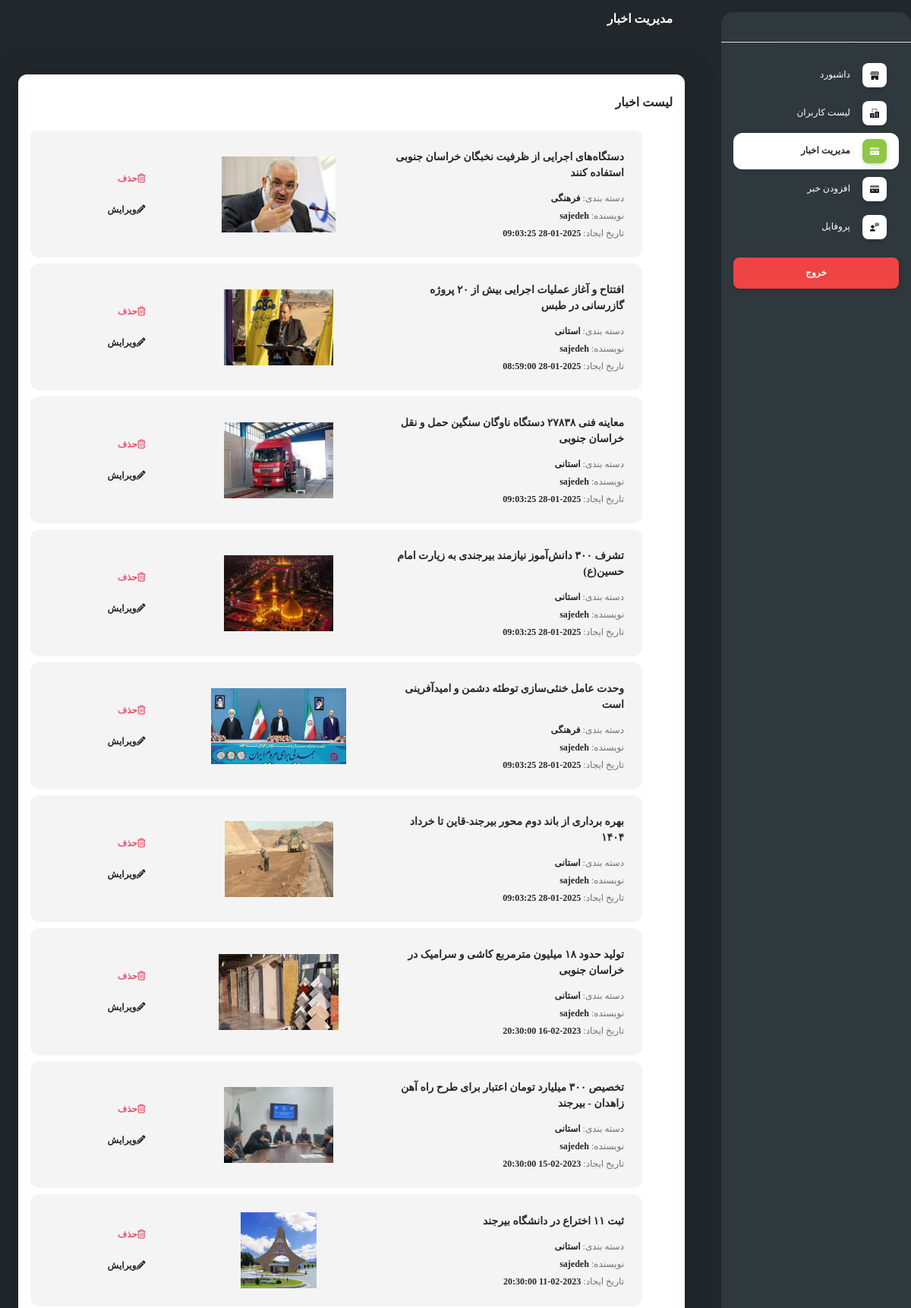
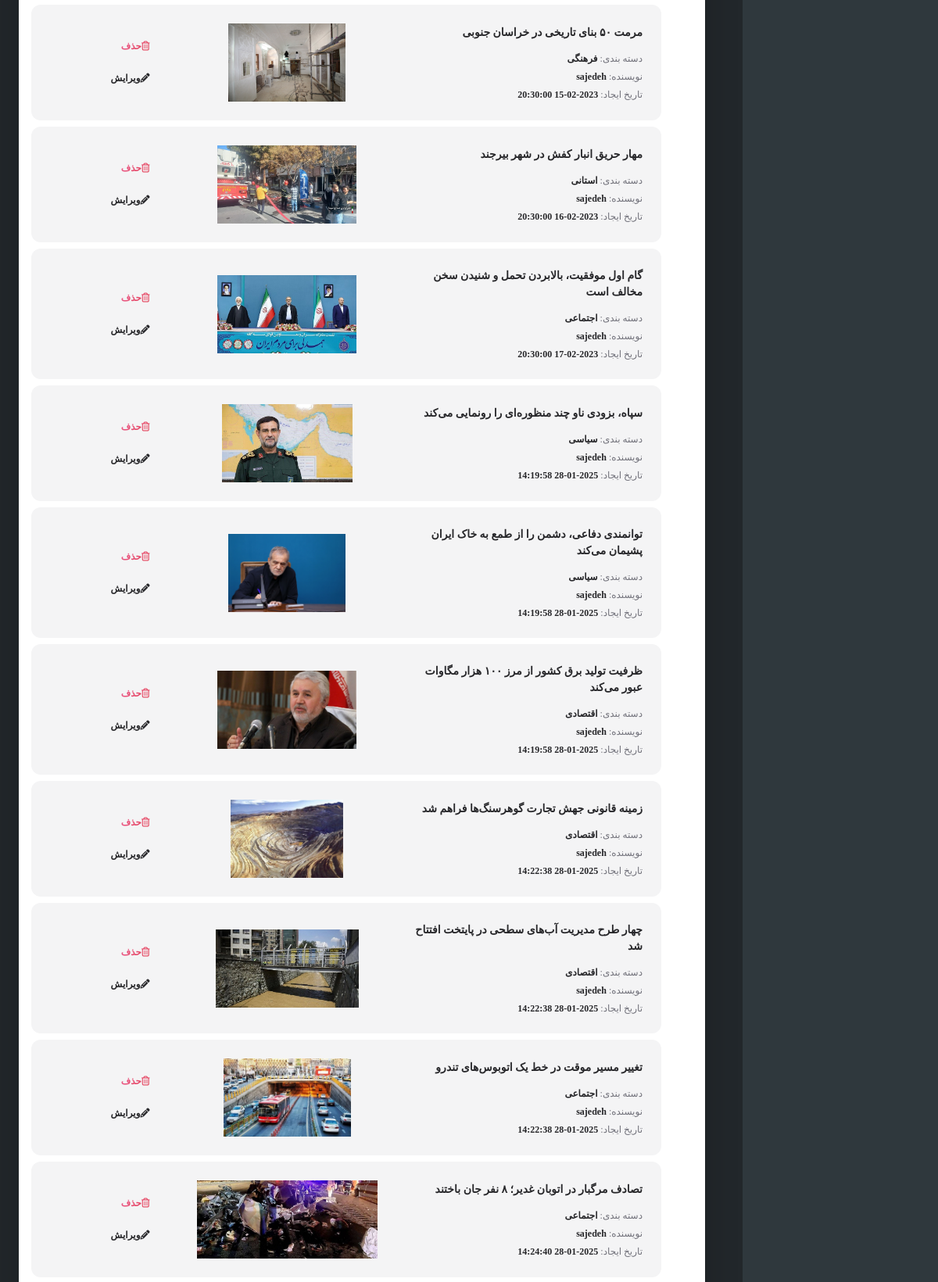
Screenshot of /pages/admin/news_managment.php (upper part) with the database file from the repository (2 pictures, top to bottom).
### tables this page shows
CREATE TABLE `posts` (
  `id` int(11) NOT NULL,
  `user_id` int(11) NOT NULL,
  `title` varchar(255) NOT NULL,
  `content` text NOT NULL,
  `image` varchar(255) DEFAULT NULL,
  `category_id` int(11) DEFAULT NULL,
  `author_id` int(11) DEFAULT NULL,
  `created_at` timestamp NOT NULL DEFAULT current_timestamp(),
  `updated_at` timestamp NULL DEFAULT NULL ON UPDATE current_timestamp()
);

CREATE TABLE `categories` (
  `id` int(11) NOT NULL,
  `name` varchar(50) NOT NULL,
  `created_at` timestamp NOT NULL DEFAULT current_timestamp()
);

CREATE TABLE `users` (
  `id` int(11) NOT NULL,
  `username` varchar(50) NOT NULL,
  `password` varchar(255) NOT NULL,
  `email` varchar(100) NOT NULL,
  `is_online` tinyint(1) DEFAULT 0,
  `role` enum('admin','author','user') NOT NULL DEFAULT 'user'
);

### config/db.php (called while the page is built, shortened)
<?php
require_once 'config.php';
function db_query($query, $params = []) {
    global $conn;
    $stmt = $conn->prepare($query);
    if (!$stmt->execute()) {
        error_log("خطا در اجرای کوئری: " . $stmt->error);
        return null;
    }
    $result = $stmt->get_result();
    return $result && $result->num_rows > 0 ? $result->fetch_all(MYSQLI_ASSOC) : null;
}
?>

### pages/admin/news_managment.php (the view, shortened to what this page needs)
<?php
require_once __DIR__ . '/../../config/db.php';
?>
<!DOCTYPE html>
<html lang="fa" dir="rtl">
<head>
  <link href="https://demos.creative-tim.com/soft-ui-dashboard/assets/css/nucleo-icons.css" rel="stylesheet" />
  <link href="https://demos.creative-tim.com/soft-ui-dashboard/assets/css/nucleo-svg.css" rel="stylesheet" />
  <link id="pagestyle" href="../../assets/css/soft-ui-dashboard.css?v=1.1.0" rel="stylesheet" />
</head>
<body class="g-sidenav-show" style="background-color: #22272b;">
  <?php include 'sidebar.php'; ?>
  <main class="main-content position-relative max-height-vh-100 h-100 border-radius-lg ">
    <nav class="navbar navbar-main navbar-expand-lg px-0 mx-4 shadow-none border-radius-xl" id="navbarBlur" navbar-scroll="true">
      <div class="container-fluid py-1 px-3">
        <nav aria-label="breadcrumb">
          <h6 class="font-weight-bolder text-white mb-0">مدیریت اخبار</h6>
        </nav>
      </div>
    </nav>
    <?php
    require_once '../../config/db.php';
    $news = db_query("SELECT p.id, p.title, p.content, p.image, c.name as category, u.username as author, p.created_at FROM posts p
                  JOIN categories c ON p.category_id = c.id
                  JOIN users u ON p.user_id = u.id");
    ?>
    <div class="container-fluid py-4">
      <div class="row">
        <div class="col-12 mt-4">
          <div class="card">
            <div class="card-header pb-0 px-3">
              <h6 class="mb-0">لیست اخبار</h6>
            </div>
            <div class="card-body pt-4 p-3">
              <ul class="list-group">
                <?php foreach ($news as $item): ?>
                  <li class="list-group-item border-0 d-flex justify-content-between align-items-center p-4 mb-2 bg-gray-100 border-radius-lg">
                    <div class="d-flex flex-column  " style="width: 40%">
                      <h6 class="mb-3 text-sm"><?= htmlspecialchars($item['title']) ?></h6>
                      <span class="mb-2 text-xs">دسته بندی: <span class="text-dark font-weight-bold ms-sm-2"><?= htmlspecialchars($item['category']) ?></span></span>
                      <span class="mb-2 text-xs">نویسنده: <span class="text-dark font-weight-bold ms-sm-2"><?= htmlspecialchars($item['author']) ?></span></span>
                      <span class="text-xs">تاریخ ایجاد: <span class="text-dark font-weight-bold ms-sm-2"><?= $item['created_at'] ?></span></span>
                    </div>
                    <div class="ml-3 " style="width: 35%; height: 100px;">
                      <img src="<?php echo SITE_URL; ?>pages/uploads/<?= htmlspecialchars($item['image']) ?>" alt="News Image" class="news-image border-radius-lg " style="object-fit:contain; width: 100%; height:100%;">
                    </div>
                    <div class="text-end" style="width: 20%">
                      <a class="btn btn-link text-danger text-gradient px-3 mb-0 <?= ($_SESSION['role'] !== 'admin' && $_SESSION['role'] !== 'author') ? 'disabled-link' : '' ?>"
                        href="<?= ($_SESSION['role'] === 'admin' || $_SESSION['role'] === 'author') ? 'javascript:void(0);' : '#' ?>"
                        <?= ($_SESSION['role'] !== 'admin' && $_SESSION['role'] !== 'author') ? 'style="pointer-events: auto; color: #6c757d;"' : 'onclick="confirmDelete(' . $item['id'] . ')"' ?>>
                        <i class="far fa-trash-alt me-2"></i>حذف
                      </a>
                      <a class="btn btn-link text-dark px-3 mb-0 <?= ($_SESSION['role'] !== 'admin' && $_SESSION['role'] !== 'author') ? 'disabled-link' : '' ?>"
                        href="<?= ($_SESSION['role'] === 'admin' || $_SESSION['role'] === 'author') ? 'edit_news.php?id=' . $item['id'] : '#' ?>"
                        <?= ($_SESSION['role'] !== 'admin' && $_SESSION['role'] !== 'author') ? 'style="pointer-events: auto; color: #6c757d;"' : '' ?>>
                        <i class="fas fa-pencil-alt text-dark me-2"></i>ویرایش
                      </a>
                    </div>
                  </li>
                <?php endforeach; ?>
              </ul>
            </div>
          </div>
        </div>
      </div>
    </div>
  </main>
</body>
</html>

### pages/admin/sidebar.php (style rules this page uses)
.disabled-link { color: #6c757d !important; cursor: not-allowed !important; }

### rows the page displays
posts: title "دستگاه‌های اجرایی از ظرفیت نخبگان خراسان جنوبی استفاده کنند", category.name "فرهنگی", user.username "sajedeh", created_at "2025-01-28 09:03:25", image (picture)
posts: title "افتتاح و آغاز عملیات اجرایی بیش از ۲۰ پروژه گازرسانی در طبس", category.name "استانی", user.username "sajedeh", created_at "2025-01-28 08:59:00", image (picture)
posts: title "معاینه فنی ۲۷۸۳۸ دستگاه ناوگان سنگین حمل و نقل خراسان جنوبی", category.name "استانی", user.username "sajedeh", created_at "2025-01-28 09:03:25", image (picture)
posts: title "تشرف ۳۰۰ دانش‌آموز نیازمند بیرجندی به زیارت امام حسین(ع)", category.name "استانی", user.username "sajedeh", created_at "2025-01-28 09:03:25", image (picture)
posts: title "وحدت عامل خنثی‌سازی توطئه دشمن و امیدآفرینی است", category.name "فرهنگی", user.username "sajedeh", created_at "2025-01-28 09:03:25", image (picture)
posts: title "بهره برداری از باند دوم محور بیرجند-قاین تا خرداد ۱۴۰۴", category.name "استانی", user.username "sajedeh", created_at "2025-01-28 09:03:25", image (picture)
posts: title "تولید حدود ۱۸ میلیون مترمربع کاشی و سرامیک در خراسان جنوبی", category.name "استانی", user.username "sajedeh", created_at "2023-02-16 20:30:00", image (picture)
posts: title "تخصیص ۳۰۰ میلیارد تومان اعتبار برای طرح راه آهن زاهدان - بیرجند", category.name "استانی", user.username "sajedeh", created_at "2023-02-15 20:30:00", image (picture)
posts: title "ثبت ۱۱ اختراع در دانشگاه بیرجند", category.name "استانی", user.username "sajedeh", created_at "2023-02-11 20:30:00", image (picture)
posts: title "مرمت ۵۰ بنای تاریخی در خراسان جنوبی", category.name "فرهنگی", user.username "sajedeh", created_at "2023-02-15 20:30:00", image (picture)
posts: title "مهار حریق انبار کفش در شهر بیرجند", category.name "استانی", user.username "sajedeh", created_at "2023-02-16 20:30:00", image (picture)
posts: title "گام اول موفقیت، بالابردن تحمل و شنیدن سخن مخالف است", category.name "اجتماعی", user.username "sajedeh", created_at "2023-02-17 20:30:00", image (picture)
posts: title "سپاه، بزودی ناو چند منظوره‌ای را رونمایی می‌کند", category.name "سیاسی", user.username "sajedeh", created_at "2025-01-28 14:19:58", image (picture)
posts: title "توانمندی‌ دفاعی، دشمن را از طمع به خاک ایران پشیمان می‌کند", category.name "سیاسی", user.username "sajedeh", created_at "2025-01-28 14:19:58", image (picture)
posts: title "ظرفیت تولید برق کشور از مرز ۱۰۰ هزار مگاوات عبور می‌کند", category.name "اقتصادی", user.username "sajedeh", created_at "2025-01-28 14:19:58", image (picture)
posts: title "زمینه قانونی جهش تجارت گوهرسنگ‌ها فراهم شد", category.name "اقتصادی", user.username "sajedeh", created_at "2025-01-28 14:22:38", image (picture)
posts: title "چهار طرح مدیریت آب‌های سطحی در پایتخت افتتاح شد", category.name "اقتصادی", user.username "sajedeh", created_at "2025-01-28 14:22:38", image (picture)
posts: title "تغییر مسیر موقت در خط یک اتوبوس‌های تندرو", category.name "اجتماعی", user.username "sajedeh", created_at "2025-01-28 14:22:38", image (picture)
posts: title "تصادف مرگبار در اتوبان غدیر؛ ۸ نفر جان باختند", category.name "اجتماعی", user.username "sajedeh", created_at "2025-01-28 14:24:40", image (picture)
